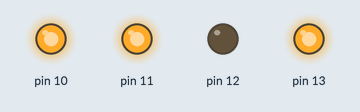
This sketch was run on a simulated Arduino Uno, built with avr-gcc and run on an emulated ATmega328P. Shown: output pins drawn as LEDs (lit = HIGH).

Above: at 0.1 s.
Timing chart, 0 to 1.6 s (numbered marks = the images above):
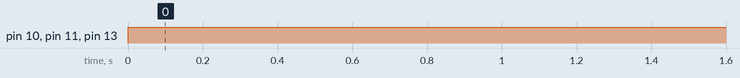

The sketch:

analogwrite.ino
```cpp
void setup() {

pinMode(10,OUTPUT);
pinMode(11,OUTPUT);
pinMode(12,OUTPUT);
pinMode(13,OUTPUT);

}

void loop() {

digitalWrite(10,HIGH);
digitalWrite(11,HIGH);
digitalWrite(12,LOW);
digitalWrite(13,HIGH);

}
```

Measured:
- by itself, pin 10, pin 11, pin 13: LOW → HIGH at 0.00 s
